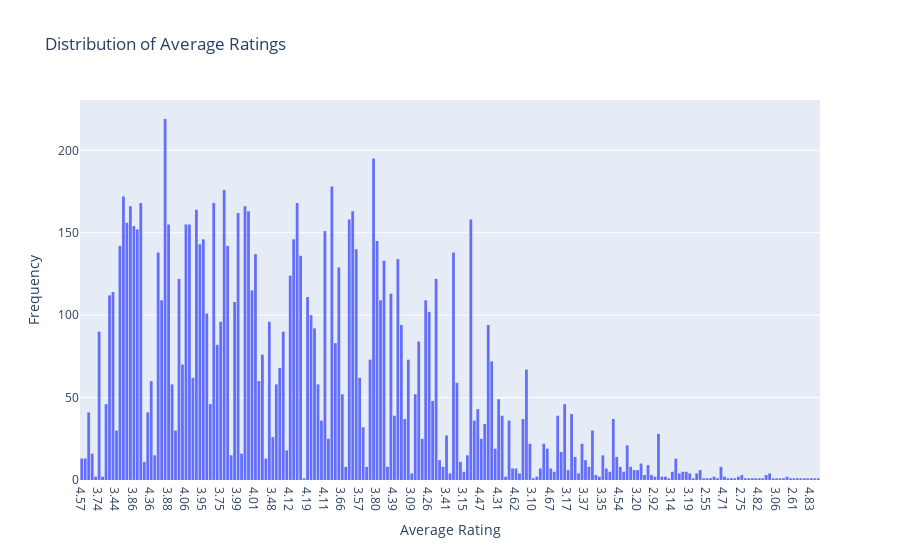

Notebook code for this chart:
### Code cell
fig = px.histogram(data, x='average_rating',
                  nbins=30,
                  title='Distribution of Average Ratings')
fig.update_xaxes(title_text='Average Rating')
fig.update_yaxes(title_text='Frequency')
fig.show()

### Figure 1 — Plotly figure (JSON) as saved in the notebook; plotly's stock layout.template omitted (floating-point values rounded to 4 significant figures; data arrays with more than 128 entries replaced by an {"elided": "..."} marker saying what was removed)
{"data": [{"bingroup": "x", "hovertemplate": "average_rating=%{x}<br>count=%{y}<extra></extra>", "legendgroup": "", "marker": {"color": "#636efa", "pattern": {"shape": ""}}, "name": "", "nbinsx": 30, "orientation": "v", "showlegend": false, "type": "histogram", "x": {"elided": "11127 str values"}, "xaxis": "x", "yaxis": "y"}], "layout": {"barmode": "relative", "legend": {"tracegroupgap": 0}, "title": {"text": "Distribution of Average Ratings"}, "xaxis": {"anchor": "y", "domain": [0, 1], "title": {"text": "Average Rating"}}, "yaxis": {"anchor": "x", "domain": [0, 1], "title": {"text": "Frequency"}}}}
